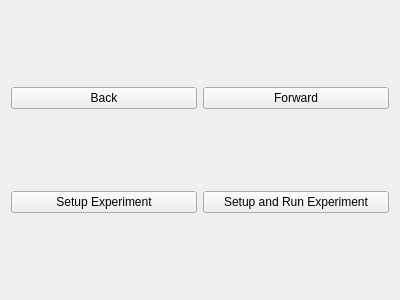
<?xml version="1.0" encoding="UTF-8"?>
<ui version="4.0">
 <class>Form</class>
 <widget class="QWidget" name="Form">
  <property name="geometry">
   <rect>
    <x>0</x>
    <y>0</y>
    <width>400</width>
    <height>300</height>
   </rect>
  </property>
  <property name="windowTitle">
   <string>Form</string>
  </property>
  <layout class="QVBoxLayout" name="verticalLayout_2">
   <item>
    <layout class="QHBoxLayout" name="horizontalLayout">
     <item>
      <widget class="QPushButton" name="back">
       <property name="text">
        <string>Back</string>
       </property>
      </widget>
     </item>
     <item>
      <widget class="QPushButton" name="forward">
       <property name="text">
        <string>Forward</string>
       </property>
      </widget>
     </item>
    </layout>
   </item>
   <item>
    <layout class="QHBoxLayout" name="horizontalLayout_2">
     <item>
      <widget class="QPushButton" name="setupRun">
       <property name="text">
        <string>Setup Experiment</string>
       </property>
      </widget>
     </item>
     <item>
      <widget class="QPushButton" name="runNow">
       <property name="text">
        <string>Setup and Run Experiment</string>
       </property>
      </widget>
     </item>
    </layout>
   </item>
  </layout>
 </widget>
 <resources/>
 <connections/>
</ui>
